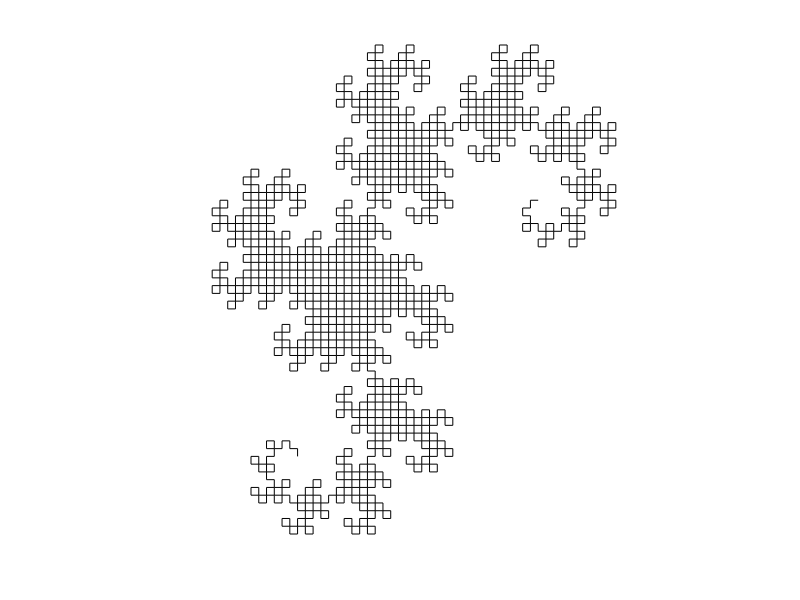
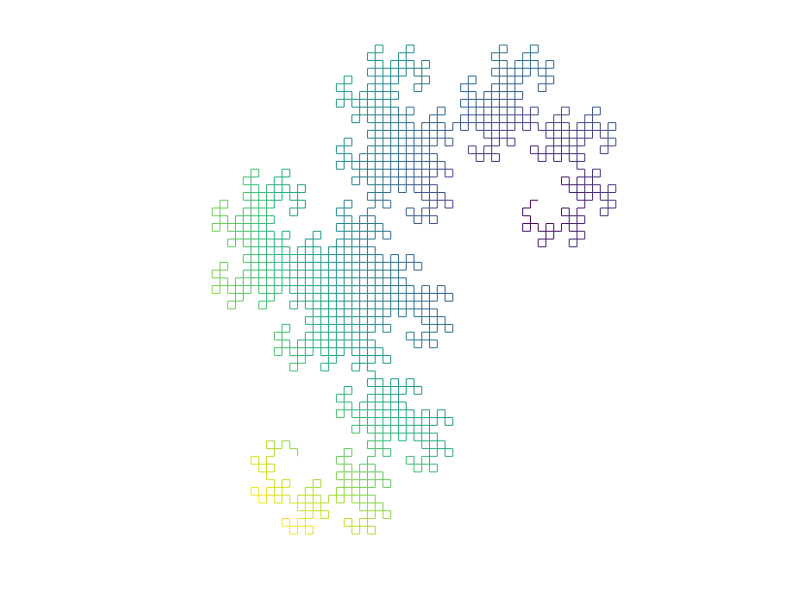

These figures' MATLAB source, in order:
function dragoncurve2
% dragon curve
dvec = ['1'];
temp = [];
nColDvec = 1;
nIteration = 10;  % More iteration, more time and memory required.
%loop to make sequence
%       1
%      110
%    1101100
%110110011100100
for n = 1:nIteration
    nColDvec = length(dvec);
    temp = dvec;
    temp(2^(n-1)) = '0';
    dvec = [dvec '1' temp];
end

nColDvec = length(dvec);
% curve will start vertically
theta = pi/2;
% length of a smallest section
len = 1;

xn = 0;
yn = 0;
x = 0;
y = 0;
% Array keeps x and y coordinates of curve.
x_arr = zeros(nColDvec, 1);
y_arr = x_arr;

% Draw a point a add it to previous point and store it in an array. In each
% iteration change the angle based on the n'th value in the sequence. 
for n = 1 : nColDvec
    [x,y] = pol2cart(theta, len);
    xn = xn+x;
    yn = yn+y;
    x_arr(n,1) = xn;
    y_arr(n,1) = yn;
    if dvec(n) == '1'
        theta = theta+pi/2;
    else
        theta = theta-pi/2;
    end
end

figure 
% black color
line(x_arr,y_arr,'color','k');
axis equal off
set(gcf,'color',[1 1 1]);

figure
% many color. Each section is colored separately.
cmap = jet(256);
x_arr = [x_arr;nan];
y_arr = [y_arr;nan];
patch(x_arr,y_arr,sqrt(x_arr.^2+y_arr.^2)...
    ,'edgecolor', 'flat', 'facecolor', 'none');
set(gcf,'color',[1 1 1]);
axis off equal
end
